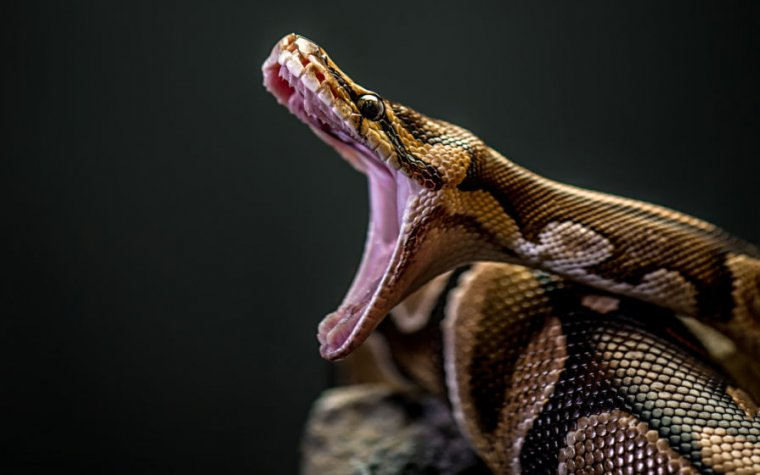
#> input picture HAFTA_2/python.jpg, 760 x 475 px
$ python hafta2.py
#> lines starting #> are read from the running program, lines starting #| are printed output that depends on the picture
import os
import numpy as np
import matplotlib.pyplot as plt


def get_jpeg():
    print(os.getcwd())
    print(os.listdir())

    path = os.getcwd()

    jpg_image = [ f for f in os.listdir(path) if f.endswith('.jpg')]

    return jpg_image

def rotate(rotate_img):
    new_image = np.zeros((760,475,3), dtype='uint8')
    m, n, k = rotate_img.shape
    for i in range(m):
        for j in range(n):
            temp_1 = rotate_img[i, j]
            new_image[j, i] = temp_1

    return new_image


print(get_jpeg())

image = plt.imread('python.jpg')
#> image is the input picture: shape (475, 760, 3); mean R, G, B 43.6, 38.8, 33.8

print(image)
#> (printed output is left out)

m, n, k = image.shape
#> m = 475; n = 760; k = 3

print(m, n, k)
#| 475 760 3

for i in range(m):
    for j in range(n):
        #print(i, j, end=" ")
        temp_1 = image[i, j]
        #print(temp_1)


image_2 = image + 100
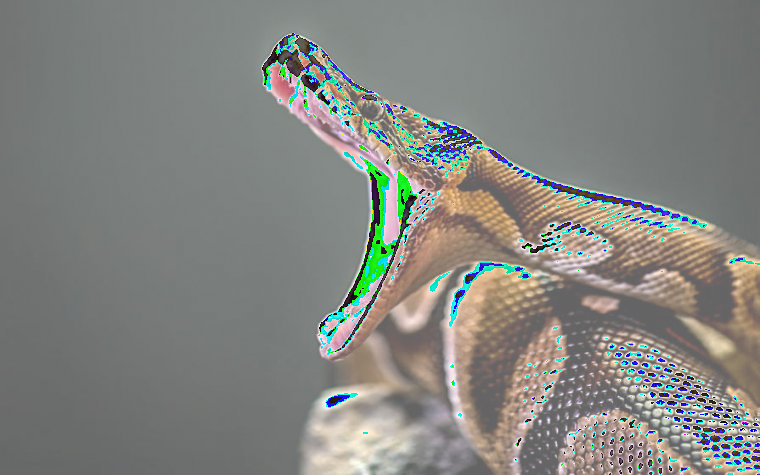
#> image_2: shape (475, 760, 3); mean R, G, B 131.5, 132.6, 128.6

plt.subplot(1,3,1)
plt.imshow(image)


plt.subplot(1,3,2)
plt.imshow(image_2)


new_image = np.zeros((760,475,3), dtype='uint8')

new_image = rotate(image)
#> after the loop in rotate, `for i in range(m):`:
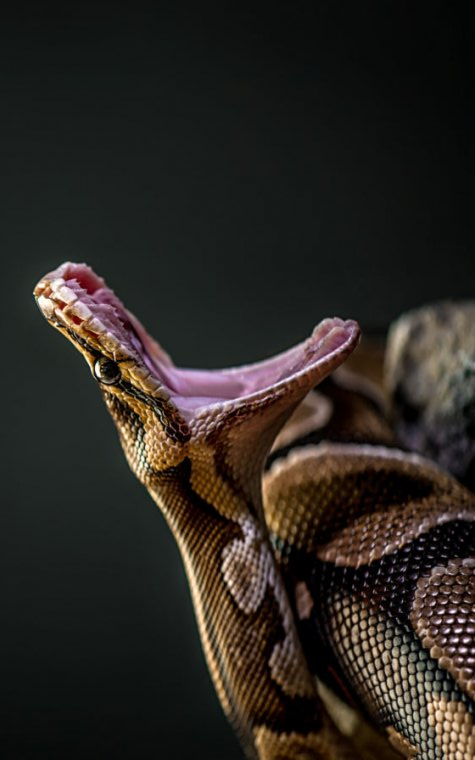
#> new_image: shape (760, 475, 3); mean R, G, B 43.6, 38.8, 33.8

plt.subplot(1,3,3)
plt.imshow(new_image)
plt.show()
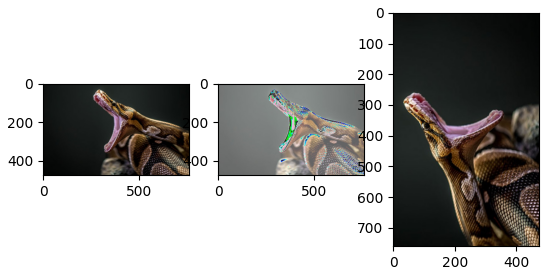
#> figure drawn by matplotlib, 3 panels


# [8 lines of commented-out code are left out]
